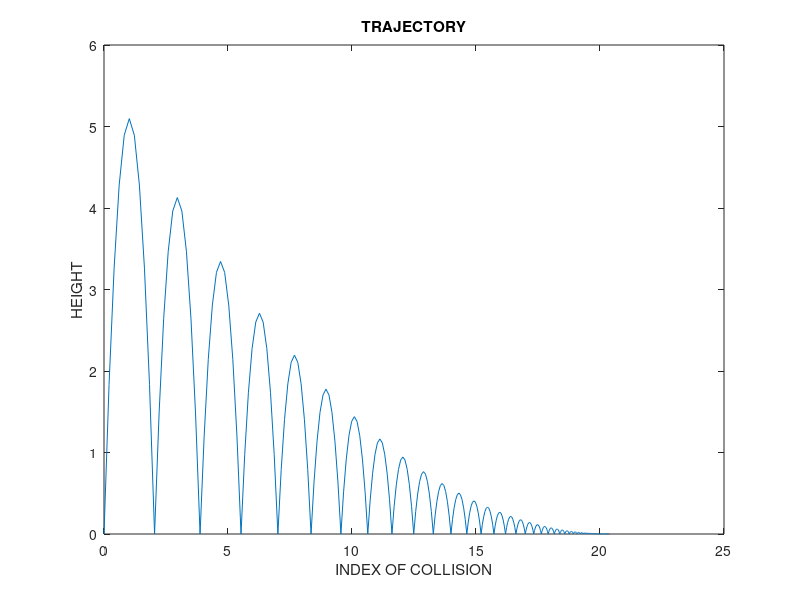
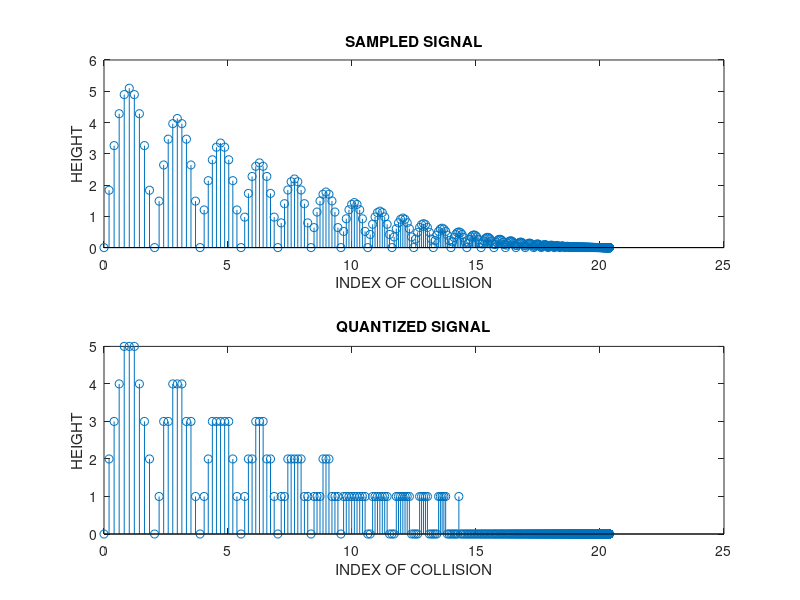

These charts were generated, in order, by the following MATLAB code:
% Trajectory
clc
clear all
close all %to close all the windows
% Split u into components ux and uy
clearvars; % Clear all variables in the workspace
e = 0.9;   % coefficient of restitution
ux = 1;    % m/s
uy = 10/e; % m/s
g = 9.81;  % m/s^2
x(1) = 0;  % Initializing the vector x
y(1) = 0;  % Initializing the vector x
while uy > 0.01
    xref = x(end);
    uy = uy * e;%coefficient of restitution is given by ratio of velocity of seperation and approach 
    tf = 2.0 * uy / g; % time of flight back to the ground using v = u + at
    dt = tf / 10;      % time increment, taking 20 steps
    t = 0;
% Loop as long as t < tf
    while t < tf
        t = t + dt;
        if((uy - 0.5 * g * t) * t > -0.000001)%negative velocity implies under the ground but physically we can visualize till v=0
            x(end + 1) = ux * t + xref;%x axis position after every collision
            y(end + 1) = (uy - 0.5 * g * t) * t;%height to which the ball hass bounced after the collision
            if(y(end) < 0) y(end) = 0; end
        end
    end
end
figure(1)
plot(x,y)
title('TRAJECTORY');
xlabel('INDEX OF COLLISION');
ylabel('HEIGHT');
% Quantization
n1=2;
L=2^n1;
xmax=4.5;
xmin=0.5;
del=(xmax-xmin)/L;%step size
partition=xmin:del:xmax;			% definition of decision lines
codebook=xmin-(del/2):del:xmax+(del/2);    % definition of representation levels
[index,quants]=quantiz(y,partition,codebook); 	
% gives rounded off values of the samples
figure(2)
subplot(2,1,1)
stem(x,y)
title('SAMPLED SIGNAL');
xlabel('INDEX OF COLLISION');
ylabel('HEIGHT');
subplot(2,1,2)
stem(x,quants);
title('QUANTIZED SIGNAL');
xlabel('INDEX OF COLLISION');
ylabel('HEIGHT');
